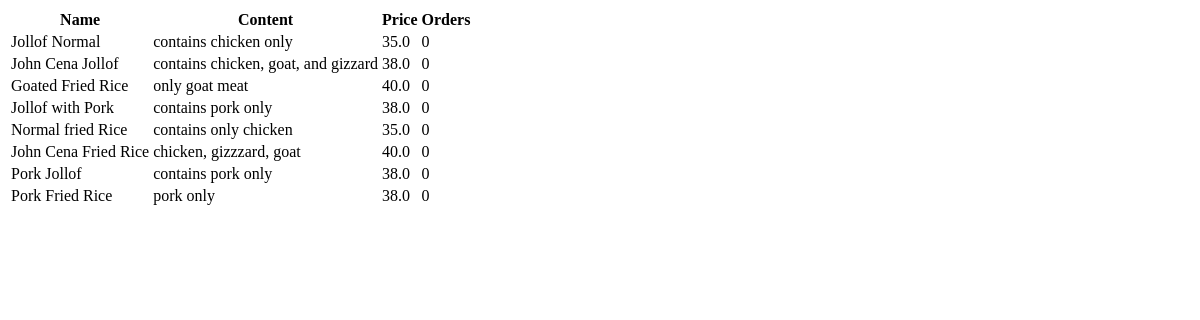
/postget/foods, run on an earlier commit of the app's database.
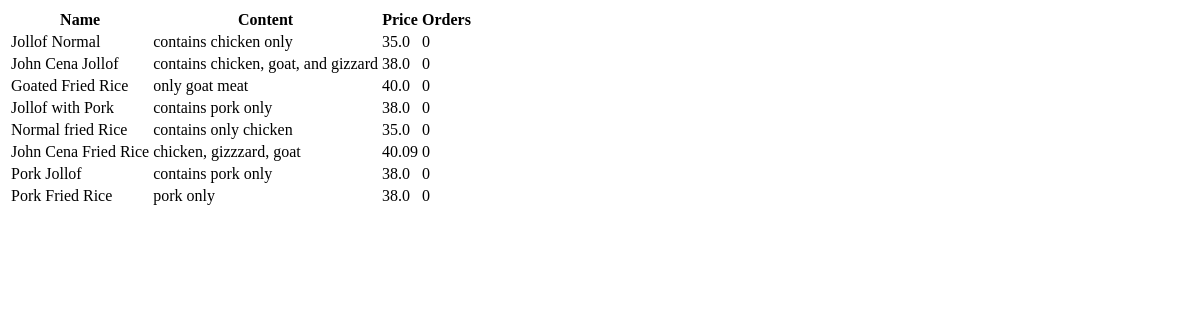
And on a later commit of the database.
### postget/models.py (models this page shows, shortened)
class Food(models.Model):
    name = models.CharField(max_length=200, null=True)
    price = models.FloatField(null=True)
    description = models.CharField(max_length=250, null=True, blank=True)
    date_created = models.DateField(auto_now_add=True, null=True)
    tag = models.ManyToManyField(Tag)

### postget/views.py (the view)
# urls.py: path('foods', views.foods, name='foods'),
def foods(request):
    all_foods = Food.objects.all()
    num_of_orders = int()
    context = {'foods':all_foods, 'orders':orders, 'num_of_orders':num_of_orders}
    return render(request, 'foods.html', context)

### postget/templates/foods.html
<table>
    <tr>
        <th>Name</th>
        <th>Content</th>
        <th>Price</th>
        <th>Orders</th>
    </tr>
    {% for food in foods %}
    <tr>
        <td>{{food.name}}</td>
        <td>{{food.description}}</td>
        <td>{{food.price}}</td>
        <td>{{num_of_orders}}</td>
        <td></td>
    </tr>
    {% endfor %}
</table>

What changed in the data, as far as the page shows it:
changed Food "John Cena Fried Rice": price "40.0" → "40.09"
